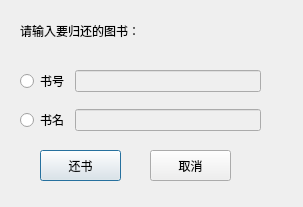
<?xml version="1.0" encoding="UTF-8"?>
<ui version="4.0">
 <class>BookReturn</class>
 <widget class="QDialog" name="BookReturn">
  <property name="geometry">
   <rect>
    <x>0</x>
    <y>0</y>
    <width>303</width>
    <height>207</height>
   </rect>
  </property>
  <property name="windowTitle">
   <string>Dialog</string>
  </property>
  <widget class="QLabel" name="label">
   <property name="geometry">
    <rect>
     <x>20</x>
     <y>10</y>
     <width>221</width>
     <height>41</height>
    </rect>
   </property>
   <property name="styleSheet">
    <string notr="true">font: 75 12pt &quot;Agency FB&quot;;</string>
   </property>
   <property name="text">
    <string>请输入要归还的图书：</string>
   </property>
  </widget>
  <widget class="QPushButton" name="pushButton">
   <property name="geometry">
    <rect>
     <x>40</x>
     <y>150</y>
     <width>81</width>
     <height>31</height>
    </rect>
   </property>
   <property name="text">
    <string>还书</string>
   </property>
  </widget>
  <widget class="QPushButton" name="pushButton_2">
   <property name="geometry">
    <rect>
     <x>150</x>
     <y>150</y>
     <width>81</width>
     <height>31</height>
    </rect>
   </property>
   <property name="text">
    <string>取消</string>
   </property>
  </widget>
  <widget class="QWidget" name="layoutWidget">
   <property name="geometry">
    <rect>
     <x>20</x>
     <y>60</y>
     <width>241</width>
     <height>81</height>
    </rect>
   </property>
   <layout class="QVBoxLayout" name="verticalLayout">
    <item>
     <layout class="QHBoxLayout" name="horizontalLayout">
      <item>
       <widget class="QRadioButton" name="radioButton">
        <property name="text">
         <string>书号</string>
        </property>
       </widget>
      </item>
      <item>
       <widget class="QLineEdit" name="lineEdit">
        <property name="enabled">
         <bool>false</bool>
        </property>
       </widget>
      </item>
     </layout>
    </item>
    <item>
     <layout class="QHBoxLayout" name="horizontalLayout_2">
      <item>
       <widget class="QRadioButton" name="radioButton_2">
        <property name="text">
         <string>书名</string>
        </property>
       </widget>
      </item>
      <item>
       <widget class="QLineEdit" name="lineEdit_2">
        <property name="enabled">
         <bool>false</bool>
        </property>
       </widget>
      </item>
     </layout>
    </item>
   </layout>
  </widget>
 </widget>
 <resources/>
 <connections/>
</ui>
